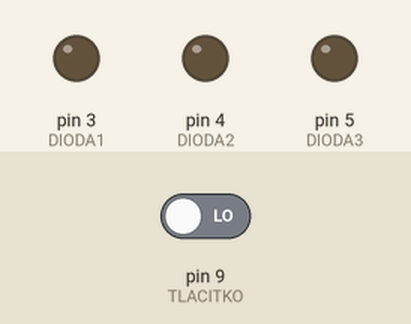
A sketch run on a simulated Arduino Uno, built with avr-gcc and run on an emulated ATmega328P. Parts: output pins drawn as LEDs (lit = HIGH). Dashed ring = blinking. The test bench sets the inputs (shaded band); at power-on: pin 9 (TLACITKO) LOW.

Above: at 1.2 s.
1.3 s: pin 9 (TLACITKO) driven HIGH
At 1.4 s:
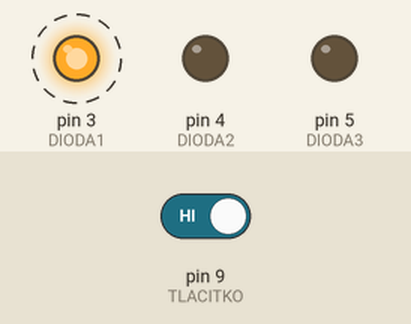
At 1.8 s:
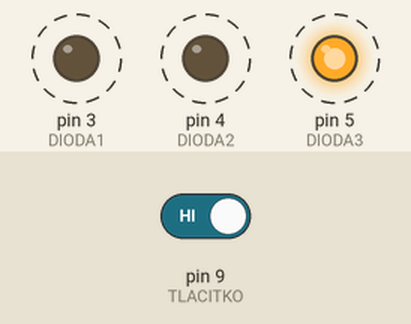
4.3 s: pin 9 (TLACITKO) driven LOW
At 5.0 s:
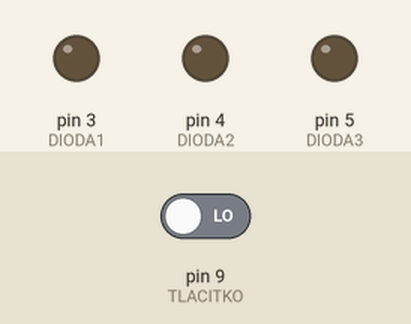
Timing chart, 0 to 7.3 s (numbered marks = the images above; inputs shaded):
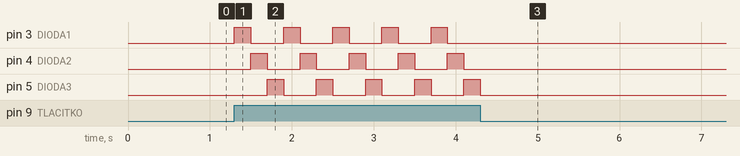

The sketch:

function_pointers.ino
```cpp
const int DIODA1 = 3;
const int DIODA2 = 4;
const int DIODA3 = 5;

const int TLACITKO = 9;

void shine(const int output, const int delay = 200);

void (*func[3])() = {
  []() -> void{ shine(DIODA1);},
  []() -> void{ shine(DIODA2);},
  []() -> void{ shine(DIODA3);}
};

void setup() {
  pinMode(DIODA1, OUTPUT);
  pinMode(DIODA2, OUTPUT);
  pinMode(DIODA3, OUTPUT);

  pinMode(TLACITKO, INPUT);
}

void loop() {
  const int status = digitalRead(TLACITKO);

  if (status == HIGH) {
    for(int i = 0; i<3; i++) {
      func[i]();
    }
  }
}

void shine(const int pin, const int delayMillis) {
    digitalWrite(pin, HIGH);
    delay(delayMillis);
    digitalWrite(pin, LOW);
}
```

Measured:
- after the input at 1.3 s, pin 3 (DIODA1): alternates HIGH for 0.20 s and LOW for 0.40 s, starting at once; pin 4 (DIODA2): alternates HIGH for 0.20 s and LOW for 0.40 s, starting after 0.20 s; pin 5 (DIODA3): alternates HIGH for 0.20 s and LOW for 0.40 s, starting after 0.40 s
- after the input at 4.3 s, pin 3 (DIODA1), pin 4 (DIODA2): stops changing and stays LOW; pin 5 (DIODA3): goes on until 4.3 s, then stays LOW
